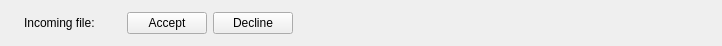
<?xml version="1.0" encoding="UTF-8"?>
<ui version="4.0">
 <class>FileOfferedPane</class>
 <widget class="QWidget" name="FileOfferedPane">
  <property name="geometry">
   <rect>
    <x>0</x>
    <y>0</y>
    <width>722</width>
    <height>46</height>
   </rect>
  </property>
  <property name="sizePolicy">
   <sizepolicy hsizetype="Expanding" vsizetype="Preferred">
    <horstretch>0</horstretch>
    <verstretch>0</verstretch>
   </sizepolicy>
  </property>
  <property name="windowTitle">
   <string/>
  </property>
  <layout class="QHBoxLayout" name="horizontalLayout">
   <item>
    <widget class="QLabel" name="FileIcon_">
     <property name="text">
      <string/>
     </property>
    </widget>
   </item>
   <item>
    <widget class="QLabel" name="label">
     <property name="text">
      <string>Incoming file:</string>
     </property>
    </widget>
   </item>
   <item>
    <widget class="LC::Util::ElidingLabel" name="FileName_">
     <property name="toolTipDuration">
      <number>0</number>
     </property>
     <property name="text">
      <string/>
     </property>
    </widget>
   </item>
   <item>
    <widget class="QLabel" name="FileSize_">
     <property name="text">
      <string/>
     </property>
    </widget>
   </item>
   <item>
    <widget class="QPushButton" name="AcceptButton_">
     <property name="text">
      <string>Accept</string>
     </property>
     <property name="icon">
      <iconset theme="QIcon::ThemeIcon::DocumentSave"/>
     </property>
    </widget>
   </item>
   <item>
    <widget class="QPushButton" name="DeclineButton_">
     <property name="text">
      <string>Decline</string>
     </property>
     <property name="icon">
      <iconset theme="dialog-cancel"/>
     </property>
    </widget>
   </item>
   <item>
    <spacer name="horizontalSpacer">
     <property name="orientation">
      <enum>Qt::Orientation::Horizontal</enum>
     </property>
     <property name="sizeHint" stdset="0">
      <size>
       <width>40</width>
       <height>20</height>
      </size>
     </property>
    </spacer>
   </item>
  </layout>
 </widget>
 <customwidgets>
  <customwidget>
   <class>LC::Util::ElidingLabel</class>
   <extends>QLabel</extends>
   <header location="global">util/gui/elidinglabel.h</header>
  </customwidget>
 </customwidgets>
 <resources/>
 <connections/>
</ui>
